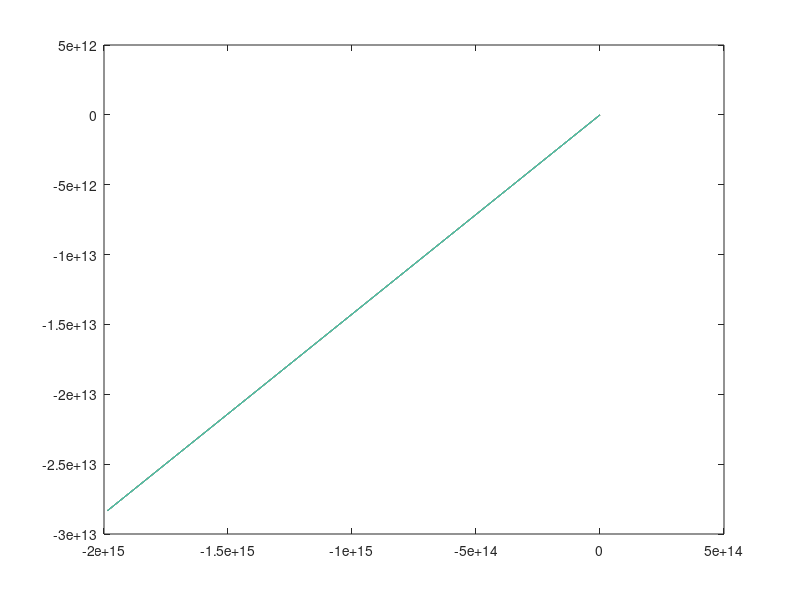

Reproduce this figure in MATLAB. (Note: this script raises an error after producing the figure.)
fidX = fopen('X.dat')
fidY = fopen('Y.dat')
rows = 300 * 365
X = fscanf(fidX,'%g',[10 rows]).';
Y = fscanf(fidY, '%g', [10 rows]).';
%plot(X,Y)
for i=1:10
   plot(X(:,i),Y(:,i),'color',rand(1,3))
   hold on
end
legend('Sun','Mercury','Venus','Earth','Mars','Jupiter','Saturn','Uranus','Neptun','Pluto',10)
